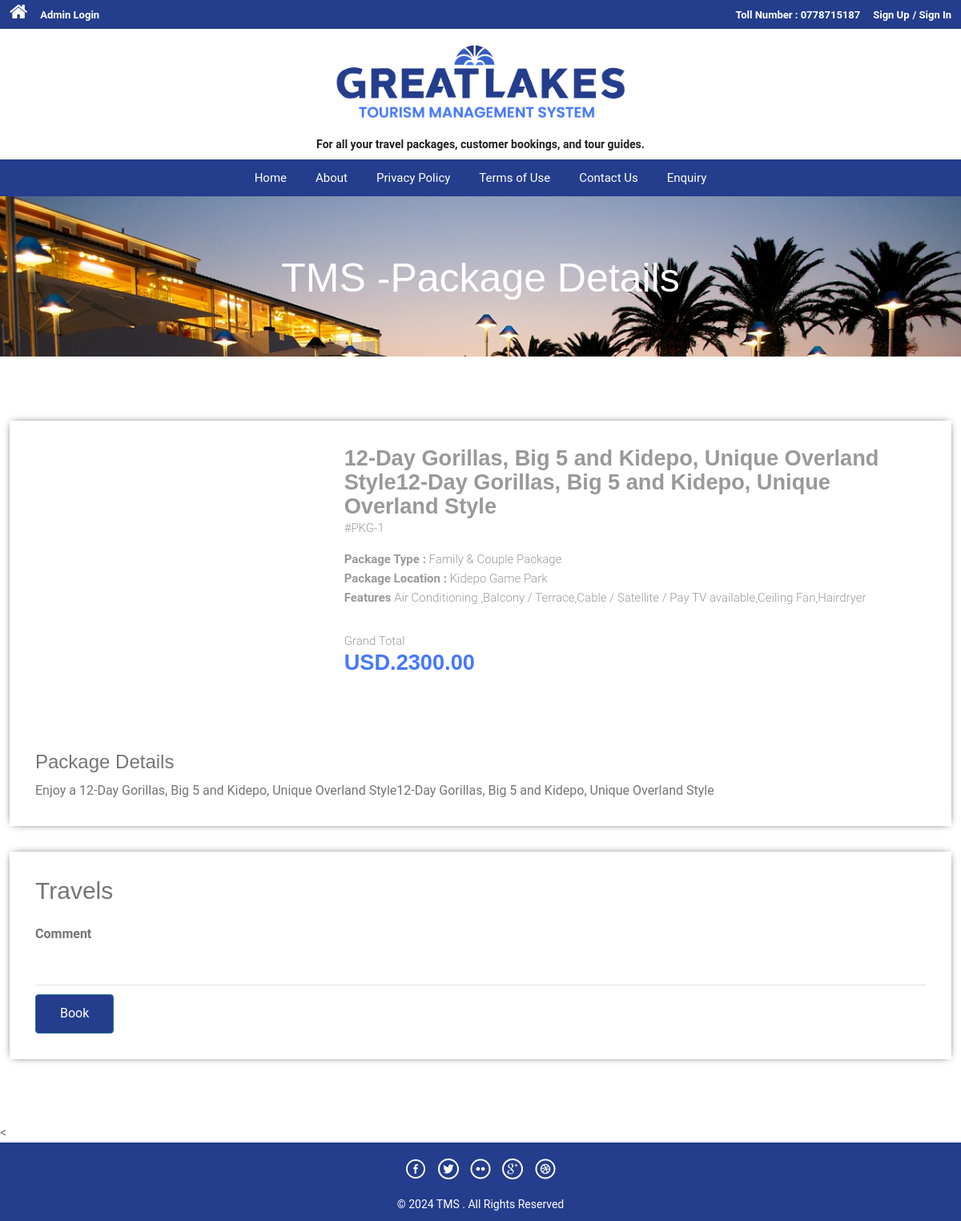
/package-details.php?pkgid=1, run on the app's committed database.
### tables this page shows
CREATE TABLE IF NOT EXISTS `tbltourpackages` (
  `PackageId` int NOT NULL AUTO_INCREMENT,
  `PackageName` varchar(200) NOT NULL,
  `PackageType` varchar(150) DEFAULT NULL,
  `PackageLocation` varchar(200) DEFAULT NULL,
  `PackagePrice` decimal(10,2) DEFAULT NULL,
  `PackageFetures` text,
  `PackageDetails` text,
  `PackageImage` varchar(200) DEFAULT NULL,
  `Creationdate` timestamp NULL DEFAULT CURRENT_TIMESTAMP,
  `Duration` varchar(50) DEFAULT NULL,
  `MaxPeople` int DEFAULT NULL,
  `PackageStatus` enum('Active','Inactive') DEFAULT 'Active',
  `AvailableDates` text,
  `Inclusions` text,
  `Exclusions` text,
  `CancellationPolicy` text,
  PRIMARY KEY (`PackageId`)
);

### package-details.php (the view, shortened to what this page needs)
<?php
include('includes/config.php');
?>
</head>
<body>
<?php include('includes/header.php');?>
<div class="banner-3">
	<div class="container">
		<h1 class="wow zoomIn animated animated" data-wow-delay=".5s" style="visibility: visible; animation-delay: 0.5s; animation-name: zoomIn;"> TMS -Package Details</h1>
	</div>
</div>
<div class="selectroom">
	<div class="container">
<?php
$pid=intval($_GET['pkgid']);
$sql = "SELECT * from tbltourpackages where PackageId=:pid";
$query = $dbh->prepare($sql);
$query -> bindParam(':pid', $pid, PDO::PARAM_STR);
$query->execute();
$results=$query->fetchAll(PDO::FETCH_OBJ);
if($query->rowCount() > 0)
{
foreach($results as $result)
{	?>
<form name="book" method="post">
		<div class="selectroom_top">
			<div class="col-md-4 selectroom_left wow fadeInLeft animated" data-wow-delay=".5s">
			</div>
			<div class="col-md-8 selectroom_right wow fadeInRight animated" data-wow-delay=".5s">
				<h2><?php echo htmlentities($result->PackageName);?></h2>
				<p class="dow">#PKG-<?php echo htmlentities($result->PackageId);?></p>
				<p><b>Package Type :</b> <?php echo htmlentities($result->PackageType);?></p>
				<p><b>Package Location :</b> <?php echo htmlentities($result->PackageLocation);?></p>
					<p><b>Features</b> <?php echo htmlentities($result->PackageFetures);?></p>
				<div class="grand" style="text-align: left;">
					<p>Grand Total</p>
					<h3>USD.<?php echo htmlentities($result->PackagePrice);?></h3>
				</div></br></br></br></br>
			</div>
		<h3>Package Details</h3>
				<p style="padding-top: 1%"><?php echo htmlentities($result->PackageDetails);?> </p>
		</div>
		<div class="selectroom_top">
			<h2>Travels</h2>
			<div class="selectroom-info animated wow fadeInUp animated" data-wow-duration="1200ms" data-wow-delay="500ms" style="visibility: visible; animation-duration: 1200ms; animation-delay: 500ms; animation-name: fadeInUp; margin-top: -70px">
				<ul>
					<li class="spe">
						<label class="inputLabel">Comment</label>
						<input class="special" type="text" name="comment" required="">
					</li>
					<?php if($_SESSION['login'])
					{?>
						<li class="spe" align="center">
					<button type="submit" name="submit2" class="btn-primary btn">Book</button>
						</li>
						<?php } else {?>
							<li class="sigi" align="center" style="margin-top: 1%">
							<a href="#" data-toggle="modal" data-target="#myModal4" class="btn-primary btn" > Book</a></li>
							<?php } ?>
				</ul>
			</div>
		</div>
		</form>
<?php }} ?>
	</div>
</div>
<
<?php include('includes/footer.php');?>
</body>
</html>

### data on the page
tbltourpackages: PackageName "12-Day Gorillas, Big 5 and Kidepo, Unique Overland Style12-Day Gorillas, Big 5 and Kidepo, Unique Overland Style", PackageId "1", PackageType "Family & Couple Package", PackageLocation "Kidepo Game Park", PackageFetures "Air Conditioning ,Balcony / Terrace,Cable / Satellite / Pay TV available,Ceiling Fan,Hairdryer", PackagePrice "2300.00", PackageDetails "Enjoy a 12-Day Gorillas, Big 5 and Kidepo, Unique Overland Style12-Day Gorillas, Big 5 and Kidepo, Unique Overland Style"
